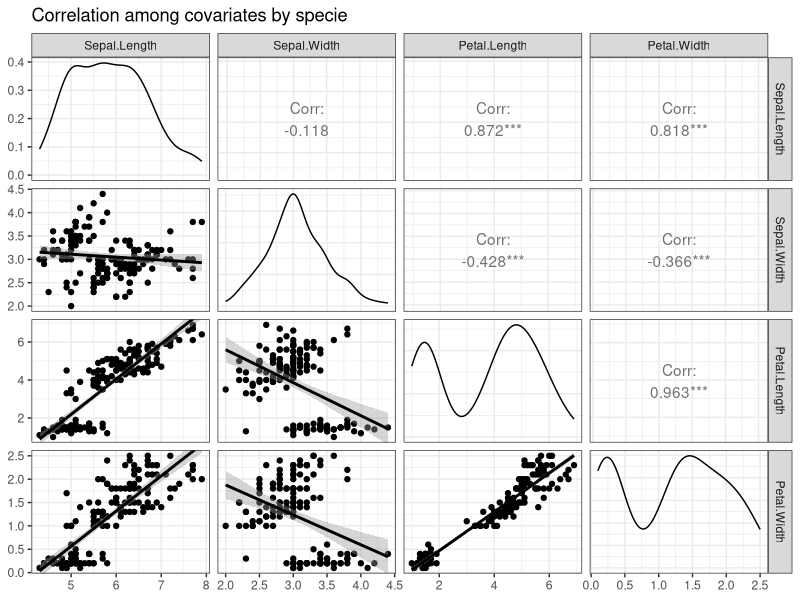

Generate this figure with R:
## ---- chunk 1
options(digits = 3)
## ---- chunk 2
summary(iris[, 1:4])
colMeans(iris[, 1:4])
apply(iris[, 1:4], 2, sd)
## ---- chunk 3
library(GGally)
library(ggplot2)

data(iris)

#pairs(iris[, 1:4], col = iris$Species)

ggpairs(iris, columns = 1:4, color = "Species", title = "Correlation among covariates by specie", lower = list(continuous = "smooth")) + theme_bw()
